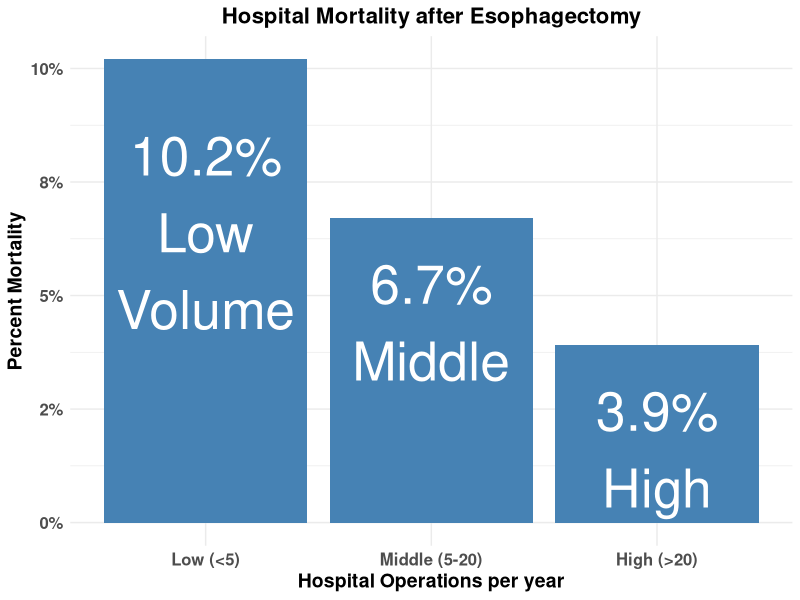
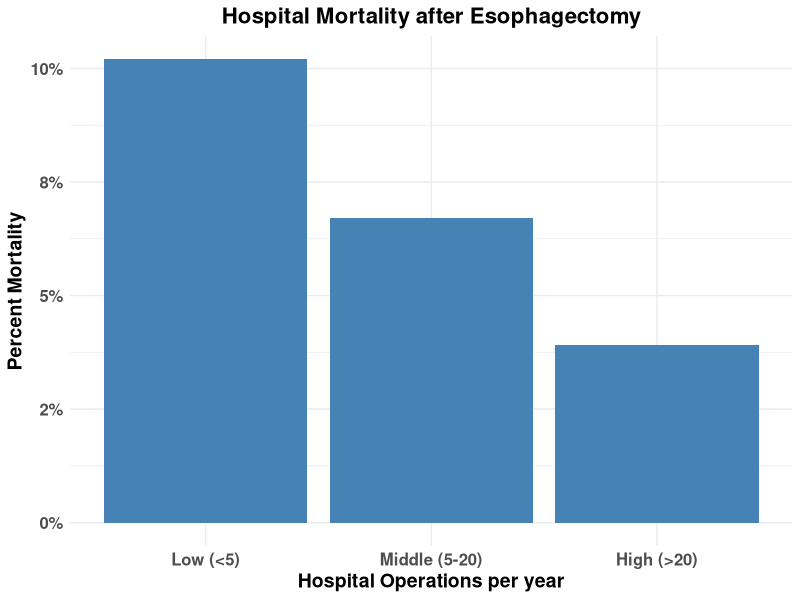
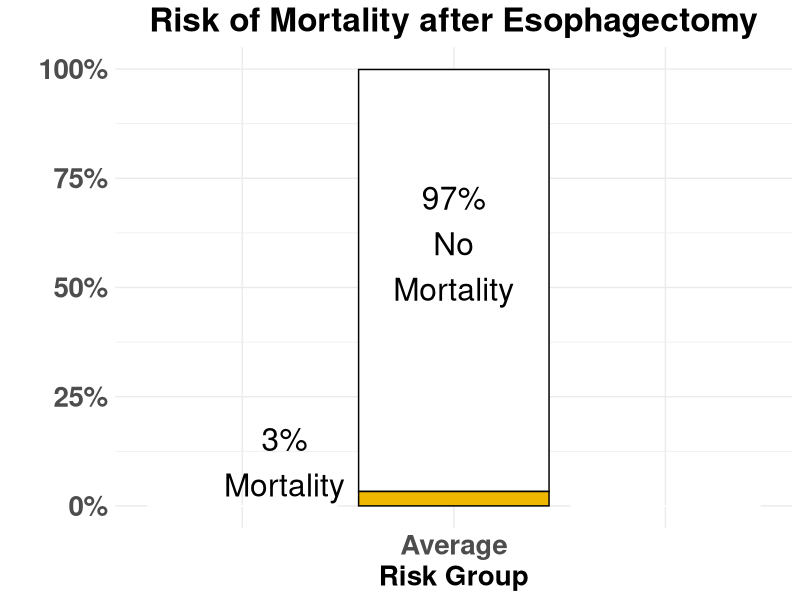
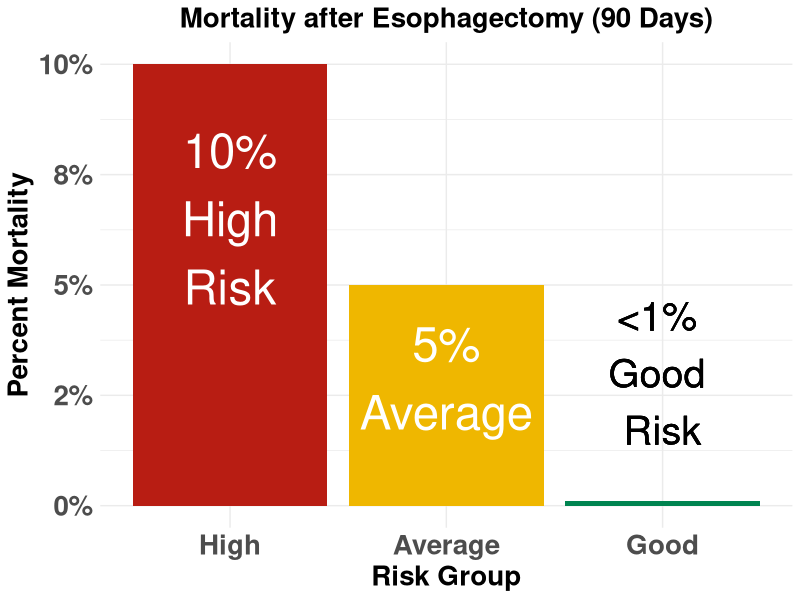
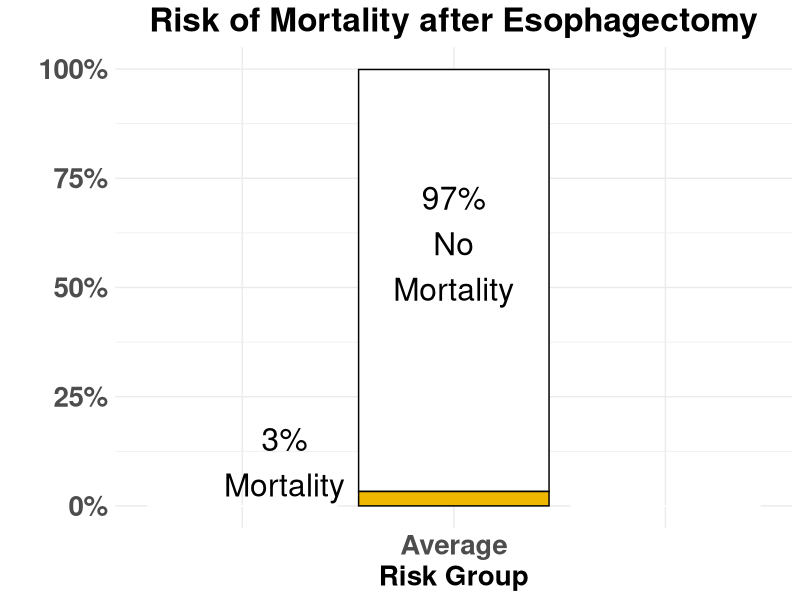
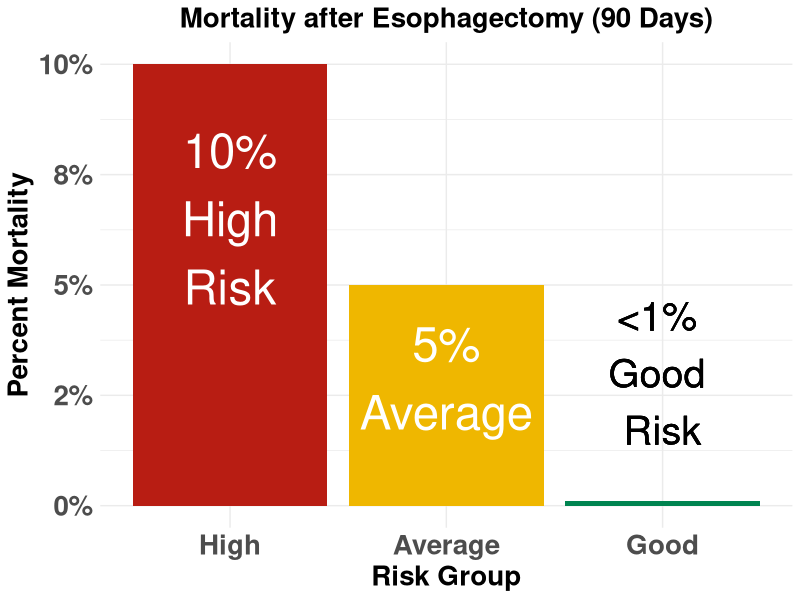

The R source for these figures, in order:
## ---- chunk 1
options(htmltools.dir.version = FALSE)
knitr::opts_chunk$set(warning = FALSE, message = FALSE)
## ---- chunk 2
library(ggplot2)
df<-data.frame(mortality=c(.102,.067,.039),strength=c("Low (<5)","Middle (5-20)","High (>20)"),mortality_labels =c("10.2%\nLow\nVolume","6.7%\nMiddle","3.9%\nHigh"))
strengths=c("Low (<5)","Middle (5-20)","High (>20)")
p<-ggplot(data=df, aes(x=strength,y=mortality))+
  geom_bar(stat="identity", fill="steelblue")+scale_x_discrete(limits=strengths)+scale_y_continuous(labels = scales::percent_format(accuracy=1)) +
        geom_text(aes(label=mortality_labels),vjust=1.4, color="white",size=13.5)+
  theme_minimal()+
  theme( axis.text=element_text(size=12,face="bold"),axis.title=element_text(size=14, face="bold"),plot.title = element_text(hjust=0.5,face="bold",size=16)) +
  ggtitle("Hospital Mortality after Esophagectomy") +
  labs(y="Percent Mortality",x="Hospital Operations per year")
p

## ---- chunk 3
library(ggplot2)
df<-data.frame(mortality=c(.102,.067,.039),strength=c("Low (<5)","Middle (5-20)","High (>20)"))
strengths=c("Low (<5)","Middle (5-20)","High (>20)")
p<-ggplot(data=df, aes(x=strength,y=mortality))+
  geom_bar(stat="identity", fill="steelblue")+scale_x_discrete(limits=strengths)+scale_y_continuous(labels = scales::percent_format(accuracy=1)) +theme_minimal() + theme( axis.text=element_text(size=12,face="bold"),axis.title=element_text(size=14, face="bold"),plot.title = element_text(hjust=0.5,face="bold",size=16)) +
  ggtitle("Hospital Mortality after Esophagectomy") +
  labs(y="Percent Mortality",x="Hospital Operations per year")
p

#ggsave("hosp_mort.png",device="png",path="images/")

## ---- chunk 4
df2<-data.frame(mortality=c(0,0,.966,0.033,0,0),strength=c("  ","  ","Average","Average","    ","    "), Outcome=c("No Mortality", "Mortality","No Mortality", "Mortality","No Mortality", "Mortality"),mortality_labels=c("","","3.3%","", "",""),ordering=c(5,5,2,2,1,1), yordering = c(0,1,0,1,0,1))
#group_widths=c(25,25,50)
p<-ggplot(data=df2, aes(x=reorder(strength,ordering),y=mortality, fill=reorder(Outcome,yordering) ))+
  geom_bar(stat="identity", color=c("white","white","black","black","white","white"))+scale_y_continuous(labels = scales::percent_format(accuracy=1),limits=c(0,1)) +
  #geom_text(aes(label=mortality_labels),vjust=-1,color="black" ,size=12)+
  theme_minimal()+
  theme( axis.text=element_text(size=20,face="bold"),axis.title.x=element_text(size=20, face="bold"),axis.title.y=element_text(size=20, face="bold"),plot.title = element_text(hjust=0.5,face="bold",size=24)) +
  ggtitle("Risk of Mortality after Esophagectomy") +
  labs(y="",x="Risk Group",fill="Outcome") +
  scale_fill_manual(values=c("white","#EFB700"))+
  scale_color_manual(values=c("black","black","black"))+
  theme(legend.key = element_rect(color="black"), legend.title = element_text(size=16), legend.text =element_text(size=14)  )+
  annotate("text", x =2,y=0.6, label= "97%\nNo\nMortality", size=8)+
    theme(legend.position="none")+
  annotate("text", x =1.2,y=0.1, label= "3%\nMortality", size=8)+
    theme(legend.position="none")
p
## ---- chunk 5
library(ggplot2)
df1<-data.frame(mortality=c(0.10,0.05,0.001),strength=c("High","Average","Good"),mortality_labels =c("10%\nHigh\nRisk","5%\nAverage","0.0%\nGood"))
strengths=c("High","Average","Good")
p<-ggplot(data=df1, aes(x=strength,y=mortality))+
  geom_bar(stat="identity", fill=c("#B81D13","#EFB700","#008450"))+scale_x_discrete(limits=strengths)+scale_y_continuous(labels = scales::percent_format(accuracy=1),limits=c(0,.1)) +
        geom_text(aes(label=mortality_labels),vjust=1.4, color="white",size=12)+
  theme_minimal()+
    scale_color_manual(values=c("black","black","black"))+
  theme( axis.text=element_text(size=20,face="bold"),axis.title=element_text(size=20, face="bold"),plot.title = element_text(hjust=0.5,face="bold",size=20)) +
  ggtitle("Mortality after Esophagectomy (90 Days)") +
  labs(y="Percent Mortality",x="Risk Group") +
  geom_text(x=3,y=0.03,label="<1% \nGood \nRisk", size=10)
p

## ---- chunk 6
df2<-data.frame(mortality=c(0,0,.966,0.033,0,0),strength=c("  ","  ","Average","Average","    ","    "), Outcome=c("No Mortality", "Mortality","No Mortality", "Mortality","No Mortality", "Mortality"),mortality_labels=c("","","3.3%","", "",""),ordering=c(5,5,2,2,1,1), yordering = c(0,1,0,1,0,1))
#group_widths=c(25,25,50)
p<-ggplot(data=df2, aes(x=reorder(strength,ordering),y=mortality, fill=reorder(Outcome,yordering) ))+
  geom_bar(stat="identity", color=c("white","white","black","black","white","white"))+scale_y_continuous(labels = scales::percent_format(accuracy=1),limits=c(0,1)) +
  #geom_text(aes(label=mortality_labels),vjust=-1,color="black" ,size=12)+
  theme_minimal()+
  theme( axis.text=element_text(size=20,face="bold"),axis.title.x=element_text(size=20, face="bold"),axis.title.y=element_text(size=20, face="bold"),plot.title = element_text(hjust=0.5,face="bold",size=24)) +
  ggtitle("Risk of Mortality after Esophagectomy") +
  labs(y="",x="Risk Group",fill="Outcome") +
  scale_fill_manual(values=c("white","#EFB700"))+
  scale_color_manual(values=c("black","black","black"))+
  theme(legend.key = element_rect(color="black"), legend.title = element_text(size=16), legend.text =element_text(size=14)  )+
  annotate("text", x =2,y=0.6, label= "97%\nNo\nMortality", size=8)+
    theme(legend.position="none")+
  annotate("text", x =1.2,y=0.1, label= "3%\nMortality", size=8)+
    theme(legend.position="none")
p
## ---- chunk 7
library(ggplot2)
df1<-data.frame(mortality=c(0.10,0.05,0.001),strength=c("High","Average","Good"),mortality_labels =c("10%\nHigh\nRisk","5%\nAverage","0.0%\nGood"))
strengths=c("High","Average","Good")
p<-ggplot(data=df1, aes(x=strength,y=mortality))+
  geom_bar(stat="identity", fill=c("#B81D13","#EFB700","#008450"))+scale_x_discrete(limits=strengths)+scale_y_continuous(labels = scales::percent_format(accuracy=1),limits=c(0,.1)) +
        geom_text(aes(label=mortality_labels),vjust=1.4, color="white",size=12)+
  theme_minimal()+
    scale_color_manual(values=c("black","black","black"))+
  theme( axis.text=element_text(size=20,face="bold"),axis.title=element_text(size=20, face="bold"),plot.title = element_text(hjust=0.5,face="bold",size=20)) +
  ggtitle("Mortality after Esophagectomy (90 Days)") +
  labs(y="Percent Mortality",x="Risk Group") +
  geom_text(x=3,y=0.03,label="<1% \nGood \nRisk", size=10)
p

